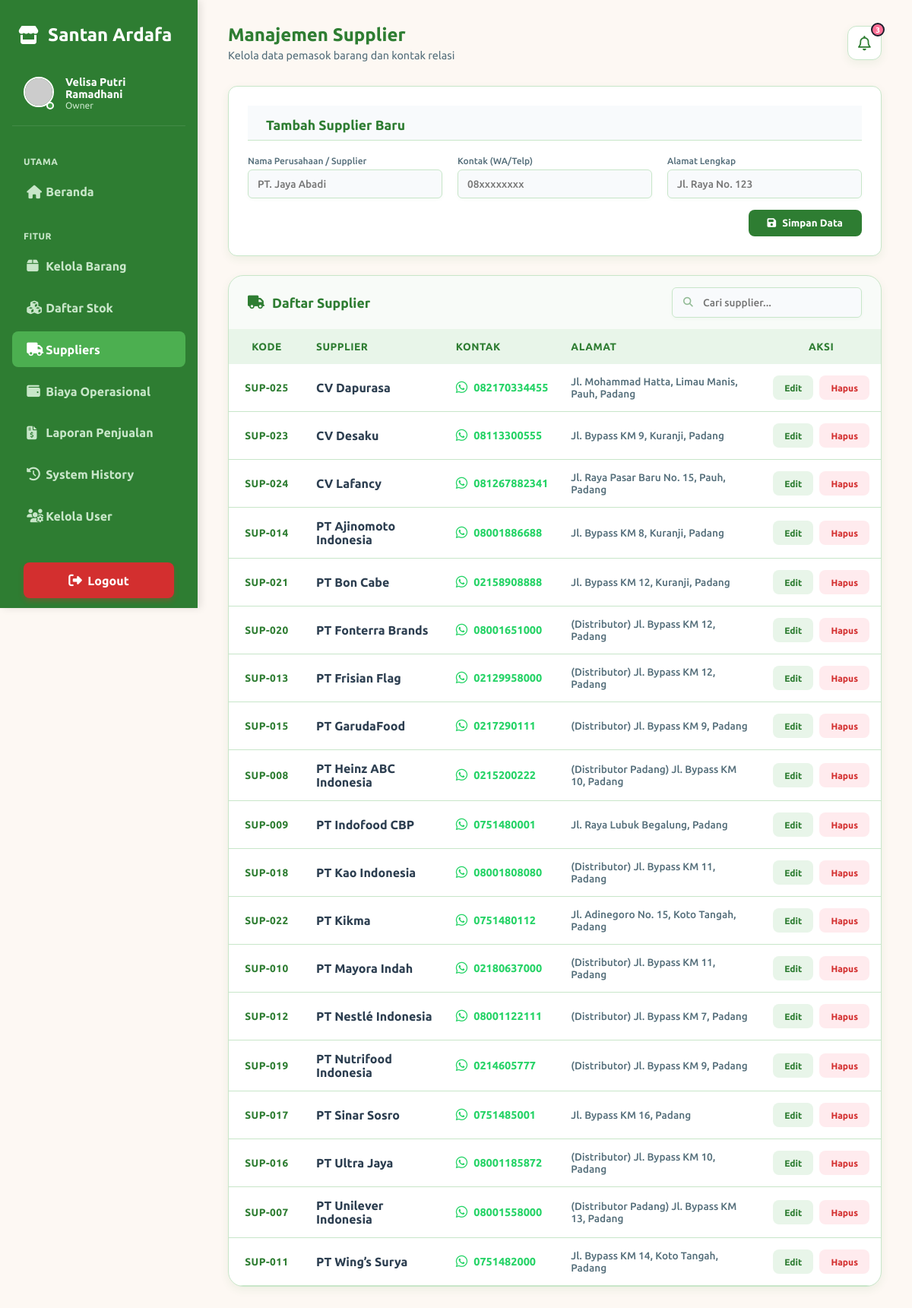
/modules/dashboard/suppliers.php (signed in), run on the app's committed database.
### tables this page shows
CREATE TABLE `suppliers` (
  `id` int(11) NOT NULL,
  `nama_supplier` varchar(255) NOT NULL,
  `kontak` varchar(100) DEFAULT NULL,
  `alamat` text DEFAULT NULL,
  `tanggal` datetime DEFAULT current_timestamp()
);

### modules/dashboard/owner_model.php (called while the page is built, shortened)
<?php
require_once '../../config/koneksi.php';
function countUnreadNotifications()
{
    global $koneksi;
    $q_trans = mysqli_query($koneksi, "SELECT COUNT(*) AS total FROM transaksi WHERE is_read = 0");
    $r_trans = mysqli_fetch_assoc($q_trans);
    $unread_trans = (int) ($r_trans['total'] ?? 0);
    $q_low = mysqli_query($koneksi, "SELECT COUNT(*) AS total FROM barang WHERE stok <= stok_min");
    $r_low = mysqli_fetch_assoc($q_low);
    $low_stock = (int) ($r_low['total'] ?? 0);
    return $unread_trans + $low_stock;
}
?>

### modules/dashboard/suppliers.php (the view, shortened to what this page needs)
<?php
require_once '../../config/koneksi.php';
require_once 'owner_model.php';
$unread_count = countUnreadNotifications();
$q_suppliers = mysqli_query($koneksi, "SELECT * FROM suppliers ORDER BY nama_supplier ASC");
$edit_data = null;
?>
<!DOCTYPE html>
<html lang="id">
<head>
    <link rel="stylesheet" href="https://cdnjs.cloudflare.com/ajax/libs/font-awesome/6.4.0/css/all.min.css">
    <link rel="stylesheet" href="../../assets/css/style.css?v=1.10">
</head>
<body>
    <div class="wrapper">
        <div class="sidebar">
            <div class="sidebar-header"><i class="fas fa-store"></i> Santan Ardafa</div>
            <div
                style="padding: 0 0 20px 15px; display:flex; align-items:center; gap:15px; margin-bottom:20px; border-bottom: 1px solid rgba(255,255,255,0.1);">
                <div style="position:relative;">
                    <img src="https://ui-avatars.com/api/?name=<?= urlencode($_SESSION['nama']) ?>&background=random"
                        style="width:40px; height:40px; border-radius:50%; border: 2px solid white;">
                    <div
                        style="position:absolute; bottom:0; right:0; width:10px; height:10px; background:#43A047; border-radius:50%; border:2px solid white;">
                    </div>
                </div>
                <div>
                    <div class="sidebar-user-name"><?= $_SESSION['nama'] ?></div>
                    <div class="sidebar-user-role"><?= ucfirst($_SESSION['role']) ?></div>
                </div>
            </div>
            <div class="sidebar-section-title">Utama</div>
            <a href="owner.php"><i class="fas fa-home"></i> <span>Beranda</span></a>
            <div class="sidebar-section-title">Fitur</div>
            <a href="barang.php"><i class="fas fa-box"></i> <span>Kelola Barang</span></a>
            <a href="stok.php"><i class="fas fa-cubes"></i> <span>Daftar Stok</span></a>
            <a href="suppliers.php" class="active"><i class="fas fa-truck"></i> <span>Suppliers</span></a>
            <a href="pengeluaran.php"><i class="fas fa-wallet"></i> <span>Biaya Operasional</span></a>
            <a href="laporan.php"><i class="fas fa-file-invoice-dollar"></i> <span>Laporan Penjualan</span></a>
            <a href="logs.php"><i class="fas fa-history"></i> <span>System History</span></a>
            <a href="users.php"><i class="fas fa-users-cog"></i> <span>Kelola User</span></a>
            <div style="margin-top:auto; padding:20px 15px;">
                <a href="../../auth/logout.php" class="btn-logout">
                    <i class="fas fa-sign-out-alt"></i> <span>Logout</span>
                </a>
            </div>
        </div>
        <div class="main-content">
            <div class="dashboard-header animate-up">
                <div class="header-left">
                    <h1 class="header-title" style="margin:0;">Manajemen Supplier</h1>
                    <p class="header-subtitle" style="margin-top:5px;">Kelola data pemasok barang dan kontak relasi</p>
                </div>
                <div class="header-right" style="display:flex; align-items:center; gap:20px;">
                    <div class="navbar-item-relative" id="notificationContainer">
                        <div onclick="toggleNotification(event)"
                            style="background:white; width:45px; height:45px; border-radius:12px; display:flex; align-items:center; justify-content:center; color:var(--primary); border:1.5px solid var(--border-color); box-shadow:var(--shadow-soft); position:relative; cursor:pointer;">
                            <i class="far fa-bell" style="font-size:1.2rem;"></i>
                            <?php if ($unread_count > 0): ?>
                                <div class="badge-dot" id="bellBadge"
                                    style="background:#fe7096; width:18px; height:18px; display:flex; align-items:center; justify-content:center; color:white; font-size:10px; font-weight:700; top:-5px; right:-5px; position:absolute;">
                                    <?= $unread_count ?>
                                </div>
                            <?php endif; ?>
                        </div>
                    </div>
                </div>
            </div>
            <div class="card animate-up">
                <div class="card-header">
                    <?= $edit_data ? 'Edit Supplier' : 'Tambah Supplier Baru' ?>
                </div>
                <form method="post">
                    <div class="form-grid-3">
                        <div class="form-group">
                            <label>Nama Perusahaan / Supplier</label>
                            <input type="text" name="nama_supplier" class="form-control"
                                value="<?= $edit_data['nama_supplier'] ?? '' ?>" required placeholder="PT. Jaya Abadi">
                        </div>
                        <div class="form-group">
                            <label>Kontak (WA/Telp)</label>
                            <input type="text" name="kontak" class="form-control"
                                value="<?= $edit_data['kontak'] ?? '' ?>" placeholder="08xxxxxxxx">
                        </div>
                        <div class="form-group">
                            <label>Alamat Lengkap</label>
                            <input type="text" name="alamat" class="form-control"
                                value="<?= $edit_data['alamat'] ?? '' ?>" placeholder="Jl. Raya No. 123">
                        </div>
                    </div>
                    <div style="display:flex; justify-content:flex-end; gap:10px;">
                        <button type="submit" name="simpan"
                            style="background:var(--primary); color:white; padding:10px 25px; border:none; border-radius:8px; font-weight:bold; cursor:pointer; display:flex; align-items:center; gap:8px;">
                            <i class="fas fa-save"></i> <?= $edit_data ? 'Simpan Perubahan' : 'Simpan Data' ?>
                        </button>
                    </div>
                </form>
            </div>
            <div class="table-container animate-up">
                <div class="card-header"
                    style="border:none; margin-bottom:0; display:flex; justify-content:space-between; align-items:center; background:rgba(46, 125, 50, 0.03); color:var(--primary); padding: 15px 25px;">
                    <h4
                        style="margin:0; font-weight:700; font-size:1.1rem; display:flex; align-items:center; gap:10px;">
                        <i class="fas fa-truck"></i> Daftar Supplier
                    </h4>
                    <div style="position:relative;">
                        <i class="fas fa-search"
                            style="position:absolute; left:15px; top:50%; transform:translateY(-50%); color:var(--primary); opacity:0.5; font-size:0.8rem;"></i>
                        <input type="text" id="localSearch" class="form-control"
                            style="width:250px; padding-left:40px; height:40px; font-size:0.85rem;"
                            placeholder="Cari supplier...">
                    </div>
                </div>
                <div class="table-responsive">
                    <table class="table" id="supplierTable">
                        <thead>
                            <tr>
                                <th style="width: 100px; text-align: center;">KODE</th>
                                <th style="text-align: left;">SUPPLIER</th>
                                <th style="text-align: left;">KONTAK</th>
                                <th style="text-align: left;">ALAMAT</th>
                                <th style="text-align: center;">AKSI</th>
                            </tr>
                        </thead>
                        <tbody>
                            <?php
                            mysqli_data_seek($q_suppliers, 0);
                            while ($row = mysqli_fetch_assoc($q_suppliers)):
                                $wa_link = "https://wa.me/" . preg_replace('/[^0-9]/', '', $row['kontak']);
                                ?>
                                <tr>
                                    <td align="center">
                                        <span
                                            style="font-weight: 700; color: var(--primary); font-size: 0.85rem; letter-spacing: 0.5px;">SUP-<?= str_pad($row['id'], 3, '0', STR_PAD_LEFT) ?></span>
                                    </td>
                                    <td>
                                        <div style="font-weight:700; color:var(--text-main); font-size:1rem;">
                                            <?= ucwords($row['nama_supplier']) ?>
                                        </div>
                                    </td>
                                    <td>
                                        <?php if (!empty($row['kontak'])): ?>
                                            <a href="<?= $wa_link ?>" target="_blank"
                                                style="color:#25D366; text-decoration:none; font-weight:700; display:flex; align-items:center; gap:8px;">
                                                <i class="fab fa-whatsapp" style="font-size:1.1rem;"></i> <?= $row['kontak'] ?>
                                            </a>
                                        <?php else: ?>
                                            <span style="color:var(--text-muted); opacity:0.3;">-</span>
                                        <?php endif; ?>
                                    </td>
                                    <td style="font-size:0.85rem; color:var(--text-muted); font-weight:500;">
                                        <?= $row['alamat'] ?: '<span style="opacity:0.3">-</span>' ?>
                                    </td>
                                    <td align="center">
                                        <div style="display:flex; gap:8px; justify-content:center;">
                                            <a href="?edit=<?= $row['id'] ?>" class="btn-action btn-edit"
                                                style="height:32px; padding:0 15px; display:flex; align-items:center; font-weight:700; border-radius:8px;">Edit</a>
                                            <a href="?hapus=<?= $row['id'] ?>"
                                                onclick="return confirm('Hapus supplier ini?')"
                                                class="btn-action btn-delete"
                                                style="height:32px; padding:0 15px; display:flex; align-items:center; font-weight:700; border-radius:8px;">Hapus</a>
                                        </div>
                                    </td>
                                </tr>
                            <?php endwhile; ?>
                        </tbody>
                    </table>
                </div>
            </div>
        </div>
    </div>
</body>
</html>

### modules/dashboard/suppliers.php (style rules this page uses)
body { background: var(--bg-body); color: var(--text-main); font-family: 'Ubuntu', sans-serif; }
.card { background: var(--bg-card); border-radius: 12px; box-shadow: var(--shadow-soft); padding: 25px; margin-bottom: 25px; border: 1px solid var(--border-color); }
.card-header { font-size: 1.1rem; font-weight: 700; color: var(--primary); margin-bottom: 20px; padding-bottom: 10px; border-bottom: 1px solid var(--border-color); }
.form-grid-3 { display: grid; grid-template-columns: repeat(3, 1fr); gap: 20px; margin-bottom: 15px; }
.form-group label { display: block; font-size: 0.75rem; color: var(--text-muted); margin-bottom: 5px; font-weight: 500; }
.form-control { width: 100%; padding: 10px 12px; border: 1px solid var(--border-color); background: #F8FAFC; border-radius: 6px; font-size: 0.85rem; color: var(--text-main); transition: all 0.2s; }
.btn-action { padding: 6px 12px; border-radius: 6px; font-size: 0.75rem; border: none; cursor: pointer; display: inline-block; }
.btn-edit { background: #E8F5E9; color: var(--primary); }
.btn-delete { background: #FFEBEE; color: #D32F2F; }
.header-title { color: var(--primary); font-size: 1.5rem; font-weight: 700; }
.header-subtitle { color: var(--text-muted); font-size: 0.85rem; margin-top: 5px; }

### data on the page
suppliers: id "025", nama_supplier "CV Dapurasa", kontak "082170334455", alamat "Jl. Mohammad Hatta, Limau Manis, Pauh, Padang"
suppliers: id "023", nama_supplier "CV Desaku", kontak "08113300555", alamat "Jl. Bypass KM 9, Kuranji, Padang"
suppliers: id "024", nama_supplier "CV Lafancy", kontak "081267882341", alamat "Jl. Raya Pasar Baru No. 15, Pauh, Padang"
suppliers: id "014", nama_supplier "PT Ajinomoto Indonesia", kontak "08001886688", alamat "Jl. Bypass KM 8, Kuranji, Padang"
suppliers: id "021", nama_supplier "PT Bon Cabe", kontak "02158908888", alamat "Jl. Bypass KM 12, Kuranji, Padang"
suppliers: id "020", nama_supplier "PT Fonterra Brands", kontak "08001651000", alamat "(Distributor) Jl. Bypass KM 12, Padang"
suppliers: id "013", nama_supplier "PT Frisian Flag", kontak "02129958000", alamat "(Distributor) Jl. Bypass KM 12, Padang"
suppliers: id "015", nama_supplier "PT GarudaFood", kontak "0217290111", alamat "(Distributor) Jl. Bypass KM 9, Padang"
suppliers: id "008", nama_supplier "PT Heinz ABC Indonesia", kontak "0215200222", alamat "(Distributor Padang) Jl. Bypass KM 10, Padang"
suppliers: id "009", nama_supplier "PT Indofood CBP", kontak "0751480001", alamat "Jl. Raya Lubuk Begalung, Padang"
suppliers: id "018", nama_supplier "PT Kao Indonesia", kontak "08001808080", alamat "(Distributor) Jl. Bypass KM 11, Padang"
suppliers: id "022", nama_supplier "PT Kikma", kontak "0751480112", alamat "Jl. Adinegoro No. 15, Koto Tangah, Padang"
suppliers: id "010", nama_supplier "PT Mayora Indah", kontak "02180637000", alamat "(Distributor) Jl. Bypass KM 11, Padang"
suppliers: id "012", nama_supplier "PT Nestlé Indonesia", kontak "08001122111", alamat "(Distributor) Jl. Bypass KM 7, Padang"
suppliers: id "019", nama_supplier "PT Nutrifood Indonesia", kontak "0214605777", alamat "(Distributor) Jl. Bypass KM 9, Padang"
suppliers: id "017", nama_supplier "PT Sinar Sosro", kontak "0751485001", alamat "Jl. Bypass KM 16, Padang"
suppliers: id "016", nama_supplier "PT Ultra Jaya", kontak "08001185872", alamat "(Distributor) Jl. Bypass KM 10, Padang"
suppliers: id "007", nama_supplier "PT Unilever Indonesia", kontak "08001558000", alamat "(Distributor Padang) Jl. Bypass KM 13, Padang"
suppliers: id "011", nama_supplier "PT Wing’s Surya", kontak "0751482000", alamat "Jl. Bypass KM 14, Koto Tangah, Padang"

### other printed values
$_SESSION['nama'] "Velisa Putri Ramadhani"
$_SESSION['role'] "Owner"
$unread_count "3"
